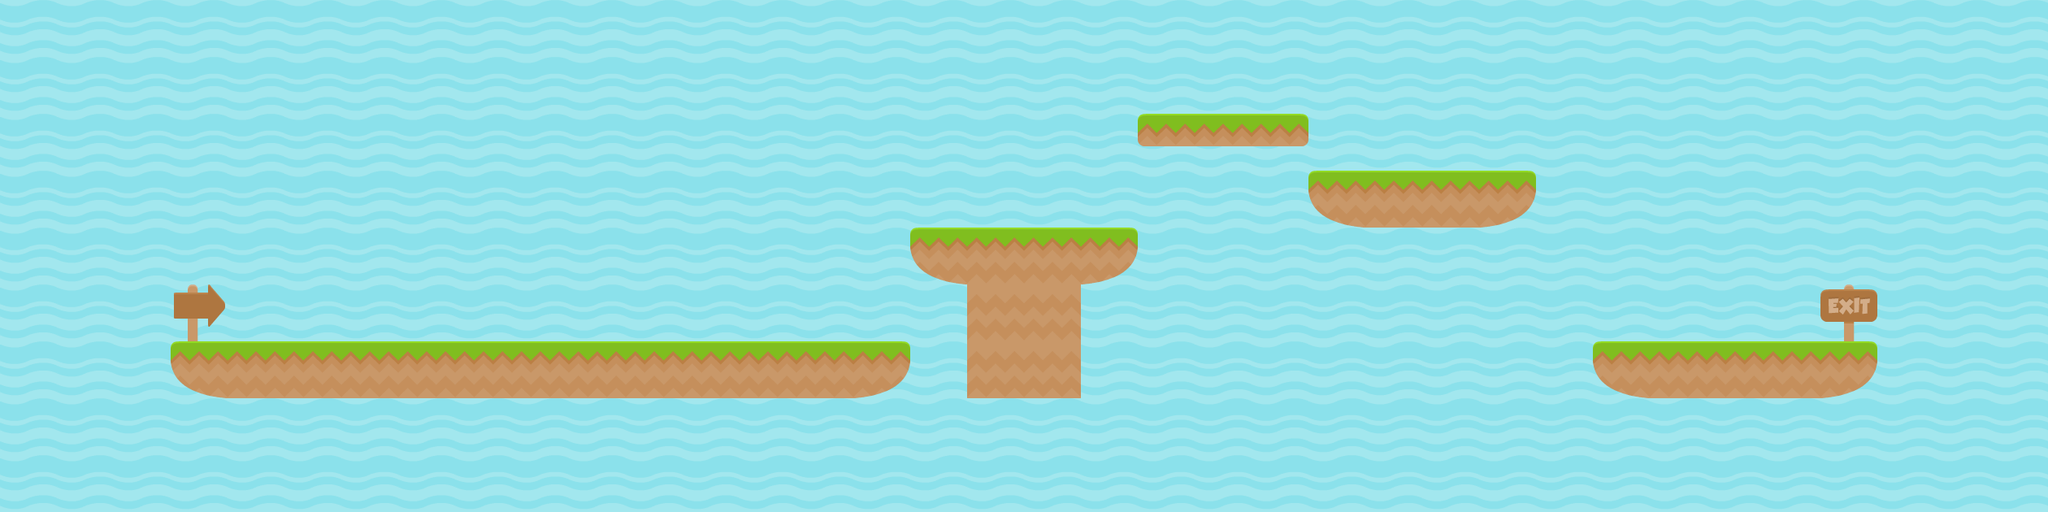

Rendered tile map (Tiled .tmx) drawn with the repository's tilesets; below, a short description and the full map source, tile grids included:
An orthogonal 36x9 tile map with 70x70 px tiles, 2 tile layers (Слой тайлов 2, Слой тайлов 1), 2 tilesets and 14 objects (5x stone, 4x ring, Hero).

<map version="1.9" tiledversion="1.9.2" orientation="orthogonal" renderorder="right-down" width="36" height="9" tilewidth="70" tileheight="70" infinite="0" nextlayerid="7" nextobjectid="39">
 <tileset firstgid="1" name="tiles_spritesheet" tilewidth="70" tileheight="70" spacing="2" tilecount="156" columns="12">
  <image source="tiles_spritesheet.png" width="914" height="936" />
 </tileset>
 <tileset firstgid="157" name="items_spritesheet" tilewidth="70" tileheight="70" spacing="2" tilecount="64" columns="8">
  <image source="items_spritesheet.png" width="576" height="576" />
 </tileset>
 <layer id="5" name="Слой тайлов 2" width="36" height="9">
  <data encoding="csv">
44,44,44,44,44,44,44,44,44,44,44,44,44,44,44,44,44,44,44,44,44,44,44,44,44,44,44,44,44,44,44,44,44,44,44,44,
44,44,44,44,44,44,44,44,44,44,44,44,44,44,44,44,44,44,44,44,44,44,44,44,44,44,44,44,44,44,44,44,44,44,44,44,
44,44,44,44,44,44,44,44,44,44,44,44,44,44,44,44,44,44,44,44,44,44,44,44,44,44,44,44,44,44,44,44,44,44,44,44,
44,44,44,44,44,44,44,44,44,44,44,44,44,44,44,44,44,44,44,44,44,44,44,44,44,44,44,44,44,44,44,44,44,44,44,44,
44,44,44,44,44,44,44,44,44,44,44,44,44,44,44,44,44,44,44,44,44,44,44,44,44,44,44,44,44,44,44,44,44,44,44,44,
44,44,44,44,44,44,44,44,44,44,44,44,44,44,44,44,44,44,44,44,44,44,44,44,44,44,44,44,44,44,44,44,44,44,44,44,
44,44,44,44,44,44,44,44,44,44,44,44,44,44,44,44,44,44,44,44,44,44,44,44,44,44,44,44,44,44,44,44,44,44,44,44,
44,44,44,44,44,44,44,44,44,44,44,44,44,44,44,44,44,44,44,44,44,44,44,44,44,44,44,44,44,44,44,44,44,44,44,44,
44,44,44,44,44,44,44,44,44,44,44,44,44,44,44,44,44,44,44,44,44,44,44,44,44,44,44,44,44,44,44,44,44,44,44,44
</data>
 </layer>
 <layer id="1" name="Слой тайлов 1" width="36" height="9">
  <data encoding="csv">
0,0,0,0,0,0,0,0,0,0,0,0,0,0,0,0,0,0,0,0,0,0,0,0,0,0,0,0,0,0,0,0,0,0,0,0,
0,0,0,0,0,0,0,0,0,0,0,0,0,0,0,0,0,0,0,0,0,0,0,0,0,0,0,0,0,0,0,0,0,0,0,0,
0,0,0,0,0,0,0,0,0,0,0,0,0,0,0,0,0,0,0,0,69,57,45,0,0,0,0,0,0,0,0,0,0,0,0,0,
0,0,0,0,0,0,0,0,0,0,0,0,0,0,0,0,0,0,0,0,0,0,0,129,104,104,105,0,0,0,0,0,0,0,0,0,
0,0,0,0,0,0,0,0,0,0,0,0,0,0,0,0,129,104,104,105,0,0,0,0,0,0,0,0,0,0,0,0,0,0,0,0,
0,0,0,41,0,0,0,0,0,0,0,0,0,0,0,0,0,153,153,0,0,0,0,0,0,0,0,0,0,0,0,0,65,0,0,0,
0,0,0,129,104,104,104,104,104,104,104,104,104,104,104,105,0,153,153,0,0,0,0,0,0,0,0,0,129,104,104,104,105,0,0,0,
0,0,0,0,0,0,0,0,0,0,0,0,0,0,0,0,0,0,0,0,0,0,0,0,0,0,0,0,0,0,0,0,0,0,0,0,
0,0,0,0,0,0,0,0,0,0,0,0,0,0,0,0,0,0,0,0,0,0,0,0,0,0,0,0,0,0,0,0,0,0,0,0
</data>
 </layer>
 <objectgroup id="2" name="Hero">
  <object id="1" name="Hero" x="281.75" y="403.833" width="14.8" height="14.8">
   <properties>
    <property name="BodyType" value="Dynamic" />
   </properties>
  </object>
 </objectgroup>
 <objectgroup id="3" name="env">
  <object id="4" name="stone" x="212" y="420" width="904" height="62">
   <properties>
    <property name="BodyType" value="Static" />
   </properties>
  </object>
  <object id="5" name="stone" x="1120" y="280" width="276" height="68">
   <properties>
    <property name="BodyType" value="Static" />
   </properties>
  </object>
  <object id="6" name="stone" x="1402" y="140" width="210" height="36">
   <properties>
    <property name="BodyType" value="Static" />
   </properties>
  </object>
  <object id="7" name="stone" x="1612" y="214" width="276.667" height="56">
   <properties>
    <property name="BodyType" value="Static" />
   </properties>
  </object>
  <object id="18" name="stone" x="1958.67" y="419.333" width="350.667" height="69.3333">
   <properties>
    <property name="BodyType" value="Static" />
   </properties>
  </object>
  <object id="21" x="1.33333" y="-1.33333" width="24" height="606.667">
   <properties>
    <property name="BodyType" value="Static" />
   </properties>
  </object>
  <object id="26" x="3.0303" y="-3.0303" width="2515.15" height="27.2727">
   <properties>
    <property name="BodyType" value="Static" />
   </properties>
  </object>
  <object id="27" x="2489.33" y="24" width="28" height="604">
   <properties>
    <property name="BodyType" value="Static" />
   </properties>
  </object>
  <object id="28" x="0" y="606.061" width="2493.94" height="18.1818">
   <properties>
    <property name="BodyType" value="Static" />
   </properties>
  </object>
 </objectgroup>
 <objectgroup id="6" name="rings">
  <object id="32" name="ring" x="351" y="381" width="35" height="35">
   <properties>
    <property name="BodyType" value="Static" />
   </properties>
  </object>
  <object id="36" name="ring" x="423" y="382" width="35" height="35">
   <properties>
    <property name="BodyType" value="Static" />
   </properties>
  </object>
  <object id="37" name="ring" x="490" y="382" width="35" height="35">
   <properties>
    <property name="BodyType" value="Static" />
   </properties>
  </object>
  <object id="38" name="ring" x="560" y="382" width="35" height="35">
   <properties>
    <property name="BodyType" value="Static" />
   </properties>
  </object>
 </objectgroup>
</map>
